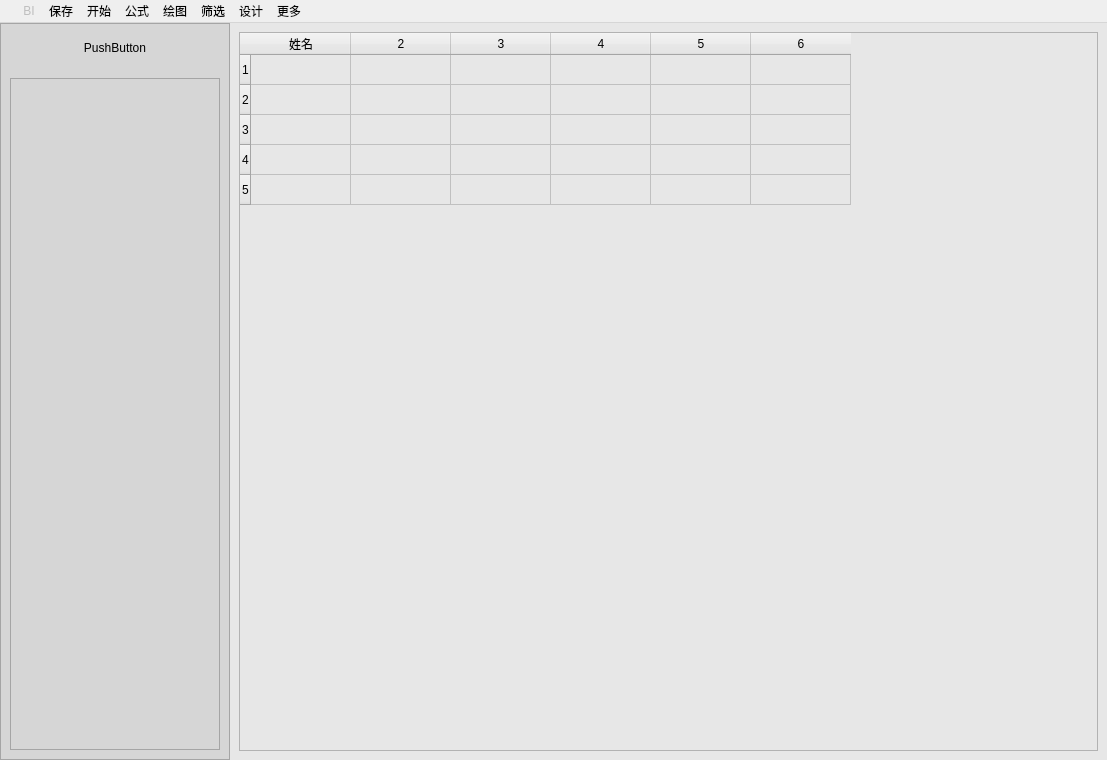
<?xml version="1.0" encoding="UTF-8"?>
<ui version="4.0">
 <class>MainWindow</class>
 <widget class="QMainWindow" name="MainWindow">
  <property name="geometry">
   <rect>
    <x>0</x>
    <y>0</y>
    <width>1107</width>
    <height>760</height>
   </rect>
  </property>
  <property name="windowTitle">
   <string>MainWindow</string>
  </property>
  <widget class="QWidget" name="centralwidget">
   <layout class="QGridLayout" name="gridLayout">
    <property name="leftMargin">
     <number>0</number>
    </property>
    <property name="topMargin">
     <number>0</number>
    </property>
    <property name="rightMargin">
     <number>0</number>
    </property>
    <property name="bottomMargin">
     <number>0</number>
    </property>
    <property name="spacing">
     <number>0</number>
    </property>
    <item row="0" column="0">
     <widget class="QFrame" name="frame_menu">
      <property name="maximumSize">
       <size>
        <width>230</width>
        <height>16777215</height>
       </size>
      </property>
      <property name="styleSheet">
       <string notr="true">background-color: rgb(214, 214, 214);</string>
      </property>
      <property name="frameShape">
       <enum>QFrame::StyledPanel</enum>
      </property>
      <property name="frameShadow">
       <enum>QFrame::Raised</enum>
      </property>
      <layout class="QVBoxLayout" name="verticalLayout">
       <property name="spacing">
        <number>15</number>
       </property>
       <item>
        <widget class="QPushButton" name="pushButton">
         <property name="maximumSize">
          <size>
           <width>16777215</width>
           <height>30</height>
          </size>
         </property>
         <property name="sizeIncrement">
          <size>
           <width>0</width>
           <height>0</height>
          </size>
         </property>
         <property name="styleSheet">
          <string notr="true">border:none;
height:35px;
background-color: rgba(255, 255, 255, 0);
selection-background-color:rgb(65, 184, 131);

</string>
         </property>
         <property name="text">
          <string>PushButton</string>
         </property>
        </widget>
       </item>
       <item>
        <widget class="QTextEdit" name="textEdit"/>
       </item>
      </layout>
     </widget>
    </item>
    <item row="1" column="0" colspan="2">
     <widget class="QFrame" name="frame_Bottom">
      <property name="maximumSize">
       <size>
        <width>16777215</width>
        <height>20</height>
       </size>
      </property>
      <property name="styleSheet">
       <string notr="true">background-color: rgb(229, 229, 229);</string>
      </property>
      <property name="frameShape">
       <enum>QFrame::StyledPanel</enum>
      </property>
      <property name="frameShadow">
       <enum>QFrame::Raised</enum>
      </property>
     </widget>
    </item>
    <item row="0" column="1">
     <widget class="QWidget" name="widget_content" native="true">
      <property name="enabled">
       <bool>true</bool>
      </property>
      <property name="sizePolicy">
       <sizepolicy hsizetype="Preferred" vsizetype="Preferred">
        <horstretch>0</horstretch>
        <verstretch>0</verstretch>
       </sizepolicy>
      </property>
      <property name="font">
       <font>
        <family>Arial</family>
       </font>
      </property>
      <property name="styleSheet">
       <string notr="true">
background-color: rgb(231, 231, 231);</string>
      </property>
      <layout class="QGridLayout" name="gridLayout_2">
       <item row="0" column="0">
        <widget class="QTableWidget" name="tableWidget">
         <property name="sizePolicy">
          <sizepolicy hsizetype="Expanding" vsizetype="Expanding">
           <horstretch>0</horstretch>
           <verstretch>0</verstretch>
          </sizepolicy>
         </property>
         <property name="selectionMode">
          <enum>QAbstractItemView::SingleSelection</enum>
         </property>
         <property name="showGrid">
          <bool>true</bool>
         </property>
         <property name="rowCount">
          <number>5</number>
         </property>
         <property name="columnCount">
          <number>6</number>
         </property>
         <row/>
         <row/>
         <row/>
         <row/>
         <row/>
         <column>
          <property name="text">
           <string>姓名</string>
          </property>
         </column>
         <column/>
         <column/>
         <column/>
         <column/>
         <column/>
        </widget>
       </item>
      </layout>
     </widget>
    </item>
   </layout>
  </widget>
  <widget class="QMenuBar" name="menubar">
   <property name="geometry">
    <rect>
     <x>0</x>
     <y>0</y>
     <width>1107</width>
     <height>26</height>
    </rect>
   </property>
   <widget class="QMenu" name="menuLOGO">
    <property name="enabled">
     <bool>false</bool>
    </property>
    <property name="title">
     <string/>
    </property>
    <property name="icon">
     <iconset>
      <normaloff>D:/Desktop/icon_date@1.5x.png</normaloff>D:/Desktop/icon_date@1.5x.png</iconset>
    </property>
   </widget>
   <widget class="QMenu" name="menu_9">
    <property name="title">
     <string>保存</string>
    </property>
   </widget>
   <widget class="QMenu" name="menu">
    <property name="title">
     <string>开始</string>
    </property>
    <widget class="QMenu" name="menu_8">
     <property name="title">
      <string>导入</string>
     </property>
     <addaction name="actionEXCEL"/>
     <addaction name="actionCSV"/>
     <addaction name="actionSHUJUKU"/>
    </widget>
    <addaction name="actiondaoru"/>
    <addaction name="action_2"/>
    <addaction name="separator"/>
    <addaction name="menu_8"/>
    <addaction name="actiondaochu_2"/>
    <addaction name="actionbaocun"/>
    <addaction name="actionchehui"/>
    <addaction name="actionguanbi"/>
    <addaction name="separator"/>
    <addaction name="actiontuichu"/>
    <addaction name="actiontuichu_2"/>
    <addaction name="actionguanbi_2"/>
   </widget>
   <widget class="QMenu" name="menu_2">
    <property name="title">
     <string>公式</string>
    </property>
   </widget>
   <widget class="QMenu" name="menu_3">
    <property name="title">
     <string>绘图</string>
    </property>
   </widget>
   <widget class="QMenu" name="menu_4">
    <property name="title">
     <string>筛选</string>
    </property>
   </widget>
   <widget class="QMenu" name="menu_5">
    <property name="title">
     <string>设计</string>
    </property>
   </widget>
   <widget class="QMenu" name="menu_6">
    <property name="title">
     <string>更多</string>
    </property>
    <addaction name="separator"/>
   </widget>
   <widget class="QMenu" name="menuName">
    <property name="enabled">
     <bool>false</bool>
    </property>
    <property name="font">
     <font>
      <pointsize>9</pointsize>
     </font>
    </property>
    <property name="styleSheet">
     <string notr="true"/>
    </property>
    <property name="title">
     <string>BI</string>
    </property>
   </widget>
   <addaction name="menuLOGO"/>
   <addaction name="menuName"/>
   <addaction name="menu_9"/>
   <addaction name="menu"/>
   <addaction name="menu_2"/>
   <addaction name="menu_3"/>
   <addaction name="menu_4"/>
   <addaction name="menu_5"/>
   <addaction name="menu_6"/>
  </widget>
  <action name="actiondaoru">
   <property name="text">
    <string>新建</string>
   </property>
  </action>
  <action name="action_2">
   <property name="text">
    <string>打开</string>
   </property>
  </action>
  <action name="actiondaochu_2">
   <property name="text">
    <string>导出</string>
   </property>
  </action>
  <action name="actionbaocun">
   <property name="text">
    <string>保存</string>
   </property>
  </action>
  <action name="actionchehui">
   <property name="text">
    <string>另存为</string>
   </property>
  </action>
  <action name="actionguanbi">
   <property name="text">
    <string>打印</string>
   </property>
  </action>
  <action name="actiontuichu">
   <property name="text">
    <string>撤回</string>
   </property>
  </action>
  <action name="actiondayin">
   <property name="text">
    <string>打印</string>
   </property>
   <property name="menuRole">
    <enum>QAction::ApplicationSpecificRole</enum>
   </property>
  </action>
  <action name="actiontuichu_2">
   <property name="text">
    <string>退出</string>
   </property>
  </action>
  <action name="actionguanbi_2">
   <property name="text">
    <string>关闭</string>
   </property>
  </action>
  <action name="actionEXCEL">
   <property name="text">
    <string>EXCEL</string>
   </property>
  </action>
  <action name="actionCSV">
   <property name="text">
    <string>CSV</string>
   </property>
  </action>
  <action name="actionSHUJUKU">
   <property name="text">
    <string>数据库</string>
   </property>
  </action>
 </widget>
 <resources/>
 <connections/>
</ui>
